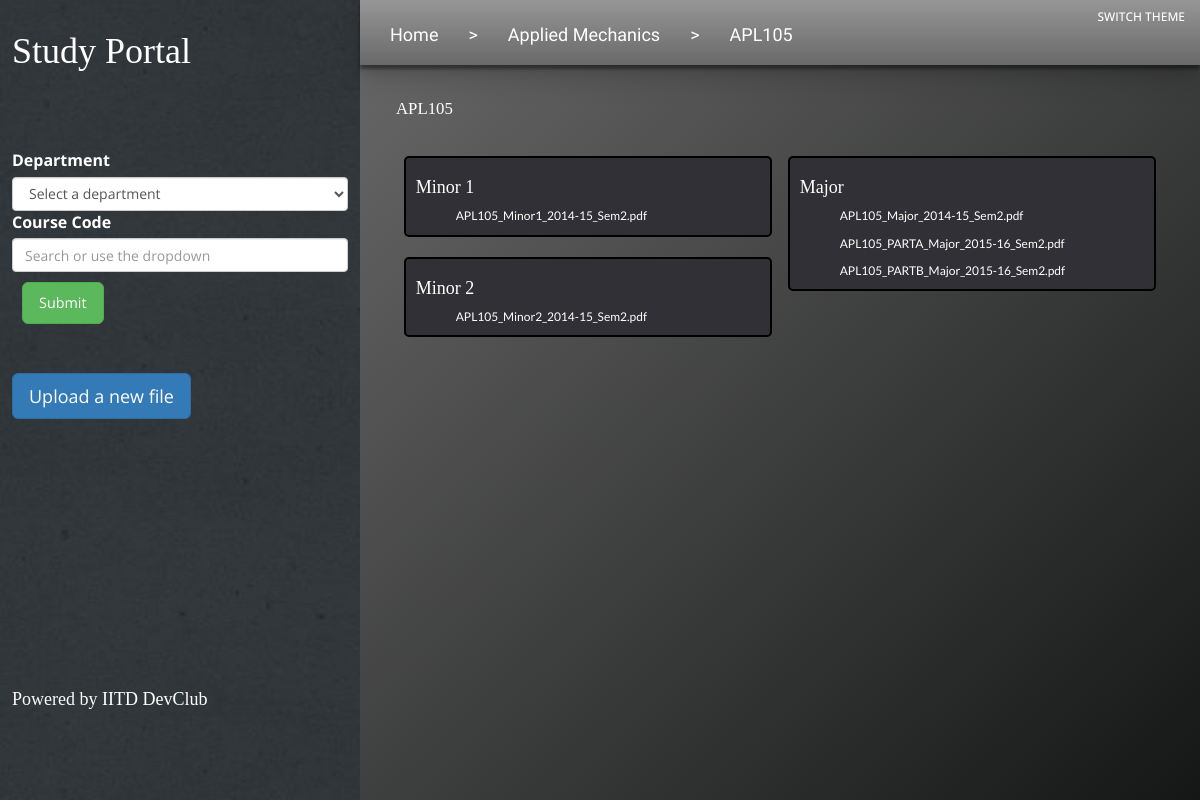
/studapp/view/?department=8&course_code=APL105, run on the app's committed database.
### studapp/models.py (models this page shows, shortened)
class Course_code(models.Model):
	dept=models.ForeignKey(Department,on_delete=models.CASCADE)
	code=models.CharField(max_length=6)#like APL100
	pagehits=models.IntegerField(null=True)

class Department(models.Model):
	dept=models.CharField(max_length=50)
	code=models.CharField(max_length=3)

class Minor1(models.Model):
	course=models.ForeignKey(Course_code,on_delete=models.CASCADE)
	paper = models.FileField()
	def checkEmpty(self):
                return True

class Minor2(models.Model):
	course=models.ForeignKey(Course_code,on_delete=models.CASCADE)
	paper = models.FileField()
	def checkEmpty(self):
                return True

class Major(models.Model):
	course=models.ForeignKey(Course_code,on_delete=models.CASCADE)
	paper = models.FileField()
	def checkEmpty(self):
                return True

### studapp/views.py (the view)
def display(request):
	all_departments=Department.objects.order_by('dept')
	all_courses=Course_code.objects.order_by('code')
	department_id=request.GET.get('department','None')
	try:
		course_code_id=Course_code.objects.get(code=request.GET.get('course_code','None').upper()).id
	except:
		course_code_id='0'
	if department_id=='0' and course_code_id=='0':
		return render(request,'studapp/index.html',{'departments':all_departments,'courses':all_courses})
	elif course_code_id=='0':
		dept=Department.objects.get(pk=department_id)
		return render(request,'studapp/get_course_codes.html',{'department':dept,'departments':all_departments,'courses':all_courses})
	else:
		course=Course_code.objects.get(pk=course_code_id)
		return track_hits(request,'studapp/get_papers.html',{'course':course,'departments':all_departments,'courses':all_courses},course)

### studapp/views.py (called while the page is built)
def track_hits(request,template_path,context,co):
        try:
                co.pagehits+=1
        except:
                co.pagehits = 1
        co.save()
        return render(request,template_path,context)

### studapp/templates/studapp/get_papers.html (shortened to what this page needs)
{% extends 'studapp/index.html' %}
{% load static %}
{% block navbar %}
<nav class="navbar navbar-inverse" style="position:fixed;top:0px;width:70vw;border-radius:0px;left:30vw;">
  <div class="container-fluid">
    <ol class="nav navbar-nav" style='font-size:1.5vw;padding-bottom: 5px; display: inline-block;float: left;'>
      <li style="display: inline-block;"><a href="/studapp/">Home</a></li>
<li style="pointer-events: none;cursor: default; display: inline-block;" class='nav_li'><a href="/studapp/">></a></li>
<li style="display: inline-block;"><a href="?department={{course.dept.id}}&course_code=0">{{course.dept.dept}}</a></li>
<li style="pointer-events: none;cursor: default;display: inline-block;" class='nav_li'><a href="/studapp/">></a></li>
  <li class='nav_li' style="display: inline-block;"><a href="?department={{course.dept.id}}&course_code={{course.code}}">{{course.code}}</a></li>
    </ol>
    <a style="text-decoration:none; float:right;" href="/studapp/light/"><h4 style="color:white;font-size:1vw; ">SWITCH THEME</h4></a>
  </div>
</nav>
{% endblock %}
{% block content %}
<h2 id='code'>{{ course.code }}</h2>
<br />
<span id='papers'>
<div style="width: 50%; margin: 0px; display: inline-block; float: left;">
{% if course.minor1_set.first.checkEmpty %}
<div class="section">
<h3>Minor 1</h3>
<ul>
{% for exam in course.minor1_set.all %}
<li><div class="desc"><a class='p' href={{exam.paper.url}}>{{exam.paper}}</a><div class="description">{{exam.description}}</div></div></li>
{% endfor %}
</ul>
</div>
{% endif %}
{% if course.minor2_set.first.checkEmpty %}
<div class="section">
<h3>Minor 2</h3>
<ul>
{% for exam in course.minor2_set.all %}
<li><div class="desc"><a class='p' href={{exam.paper.url}}>{{exam.paper}}</a><div class="description">{{exam.description}}</div></div></li>
{% endfor %}
</ul>
</div>
{% endif %}
</div>
<div style="width: 50%; margin: 0px; display: inline-block; float: left;">
{% if course.major_set.first.checkEmpty %}
<div class="section">
<h3>Major</h3>
<ul>
{% for exam in course.major_set.all %}
<li><div class="desc"><a class='p' href={{exam.paper.url}}>{{exam.paper}}</a><div class="description">{{exam.description}}</div></div></li>
{% endfor %}
</ul>
</div>
{% endif %}
</div>
</span>
{% endblock %}

### studapp/static/studapp/style.css (style rules this page uses)
* { box-sizing: border-box; }
body { margin: 0; padding:0; }
a { color: White; text-decoration: none; }
h1,h2 { color: white; font-family: 'Slabo 27px', serif; }
h2 { font-size: 1.4vw; }
h3 { font-size: 1.2vw; width: 300px; color: #fff; font-family: 'Slabo 27px', serif; }
.p { color: Black; font-family: Lato; }
html { background: rgb(244, 246, 246); }
body { font-family: 'Open Sans', sans-serif; font-size: 1vw; font-weight: 400; }
li { display: block; margin: 10px 0 0 0; }
.section { width: 96%; margin: 10px 2%; padding: 0px 10px; float: left; background-color: #303036; display: block; border: 2px solid #000; border-radius: 5px; }
.section h3 { color: white; font-size: 1.5em; }
.section a { color: white; }
.navbar-inverse .navbar-nav > li > a { color : white !important; font-family: 'Poiret One', cursive; }
.navbar-inverse { border: none; box-shadow: 0px 4px 3px rgba(0,0,0,0.4), 0px 8px 13px rgba(0,0,0,0.1), 0px 18px 23px rgba(0,0,0,0.1); background: #f2f2f2; background: -webkit-linear-gradient(#969696, dimgray); background: -o-linear-gradient(#969696,dimgray); background: -moz-linear-gradient(#969696, dimgray); background: linear-gradient(#969696, dimgray); }

### data on the page
Course_code: dept.dept "Applied Mechanics", code "APL105"
Minor1: paper "APL105_Minor1_2014-15_Sem2.pdf"
Minor2: paper "APL105_Minor2_2014-15_Sem2.pdf"
Major: paper "APL105_Major_2014-15_Sem2.pdf"
Major: paper "APL105_PARTA_Major_2015-16_Sem2.pdf"
Major: paper "APL105_PARTB_Major_2015-16_Sem2.pdf"
